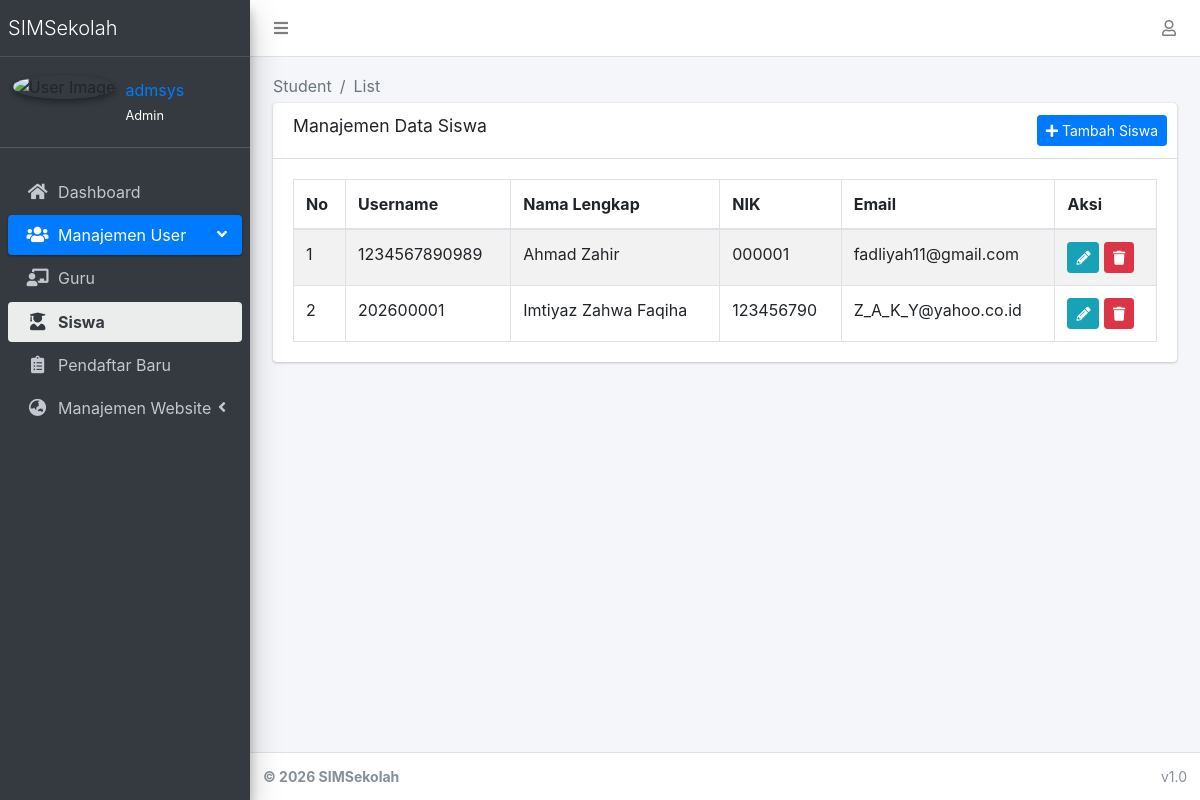
The app's page /accounts/students/ (signed in) with its own data.
### apps/accounts/models.py (models this page shows, shortened)
class UserProfile(models.Model):
    GENDER_CHOICES = (
        ('L', 'Laki-laki'),
        ('P', 'Perempuan'),
    )
    user = models.OneToOneField(User, on_delete=models.CASCADE)
    nama_lengkap = models.CharField(max_length=150, blank=True)
    nik = models.CharField(max_length=16, blank=True)
    jenis_kelamin = models.CharField(max_length=1, choices=GENDER_CHOICES, blank=True)
    tempat_lahir = models.CharField(max_length=100, blank=True)
    tanggal_lahir = models.DateField(null=True, blank=True)
    nama_ibu_kandung = models.CharField(max_length=150, blank=True)
    nama_sekolah = models.CharField(max_length=200, blank=True)
    npsn = models.CharField(max_length=20, blank=True)
    alamat_sekolah = models.TextField(blank=True)
    email_unit_kerja = models.EmailField(blank=True)
    alamat_rumah = models.TextField(blank=True)
    no_hp = models.CharField(max_length=20, blank=True)
    email_pribadi = models.EmailField(blank=True)
    pendidikan_terakhir = models.CharField(max_length=100, blank=True)
    jurusan = models.CharField(max_length=100, blank=True)
    gelar = models.CharField(max_length=50, blank=True)
    scan_ktp = models.FileField(upload_to='documents/ktp/', blank=True, null=True)
    scan_kk = models.FileField(upload_to='documents/kk/', blank=True, null=True)
    scan_sk = models.FileField(upload_to='documents/sk/', blank=True, null=True)

class User(AbstractUser):
    role = models.CharField(
        max_length=20,
        choices=(
            ('admin', 'Admin'),
            ('operator', 'Operator'),
            ('teacher', 'Teacher'),
            ('student', 'Student'),
        ),
        default='student'
    )

### apps/accounts/views.py (the view)
# urls.py: path('students/', views.student_list, name='student_list'),
@admin_only
def student_list(request):
    students = User.objects.filter(role='student')
    return render(request, 'accounts/student_list.html', {'students': students})

### apps/accounts/templatetags/account_tags.py (called while the page is built)
@register.inclusion_tag('accounts/partials/user_info.html', takes_context=True)
def user_profile_info(context):
    request = context['request']
    user = request.user
    return {
        'profile': user.userprofile if user.is_authenticated else None,
        'user': user
    }

### apps/core/context_processors.py (called while the page is built)
def theme(request):
    return {
        "THEME": settings.THEME
    }

def breadcrumbs(request):
    breadcrumbs = []
    if request.resolver_match:
        url_name = request.resolver_match.url_name
        if url_name:
            parts = url_name.split("_")
            for part in parts:
                breadcrumbs.append({
                    "name": part.capitalize(),
                    "url": ""
                })
    return {
        "breadcrumbs": breadcrumbs
    }

### apps/accounts/templates/accounts/student_list.html (shortened to what this page needs)
{% extends 'admin/base.html' %}
{% load static %}
{% block content %}
<div class="container-fluid">
    <div class="row">
        <div class="col-12">
            <div class="card">
                <div class="card-header">
                    <h3 class="card-title">Manajemen Data Siswa</h3>
                    <div class="card-tools">
                        <a href="{% url 'accounts:student_create' %}" class="btn btn-primary btn-sm">
                            <i class="fas fa-plus"></i> Tambah Siswa
                        </a>
                    </div>
                </div>
                <div class="card-body">
                    <table id="example1" class="table table-bordered table-striped">
                        <thead>
                            <tr>
                                <th>No</th>
                                <th>Username</th>
                                <th>Nama Lengkap</th>
                                <th>NIK</th>
                                <th>Email</th>
                                <th>Aksi</th>
                            </tr>
                        </thead>
                        <tbody>
                            {% for student in students %}
                            <tr>
                                <td>{{ forloop.counter }}</td>
                                <td>{{ student.username }}</td>
                                <td>{{ student.userprofile.nama_lengkap|default:"-" }}</td>
                                <td>{{ student.userprofile.nik|default:"-" }}</td>
                                <td>{{ student.email }}</td>
                                <td>
                                    <a href="{% url 'accounts:student_edit' student.pk %}" class="btn btn-info btn-sm">
                                        <i class="fas fa-pencil-alt"></i>
                                    </a>
                                    <form action="{% url 'accounts:student_delete' student.pk %}" method="POST" style="display:inline;">
                                        <button type="submit" class="btn btn-danger btn-sm" onclick="return confirm('Yakin ingin menghapus?')">
                                            <i class="fas fa-trash"></i>
                                        </button>
                                    </form>
                                </td>
                            </tr>
                            {% empty %}
                            <tr>
                                <td colspan="6" class="text-center">Belum ada data murid.</td>
                            </tr>
                            {% endfor %}
                        </tbody>
                    </table>
                </div>
                </div>
        </div>
    </div>
</div>
{% endblock %}

### apps/accounts/templates/accounts/partials/user_info.html
{% if user.is_authenticated %}
    <div class="user-panel mt-3 pb-3 mb-3 d-flex">
        <div class="image">
            <img src="/static/adminlte/img/user2-160x160.jpg" class="img-circle elevation-2" alt="User Image">
        </div>
        <div class="info">
            <a href="#" class="d-block">{{ profile.nama_lengkap|default:user.username }}</a>
            <small class="text-white">{{ user.role|title }}</small>
        </div>
    </div>
{% endif %}

### records on screen
UserProfile: nama_lengkap "admsys"
User: role "Admin"
User: username "1234567890989", userprofile.nama_lengkap "Ahmad Zahir", userprofile.nik "000001", email "fadliyah11@gmail.com"
User: username "202600001", userprofile.nama_lengkap "Imtiyaz Zahwa Faqiha", userprofile.nik "123456790", email "Z_A_K_Y@yahoo.co.id"

### other values on screen
{{ crumb.name }} "Student" "List"
